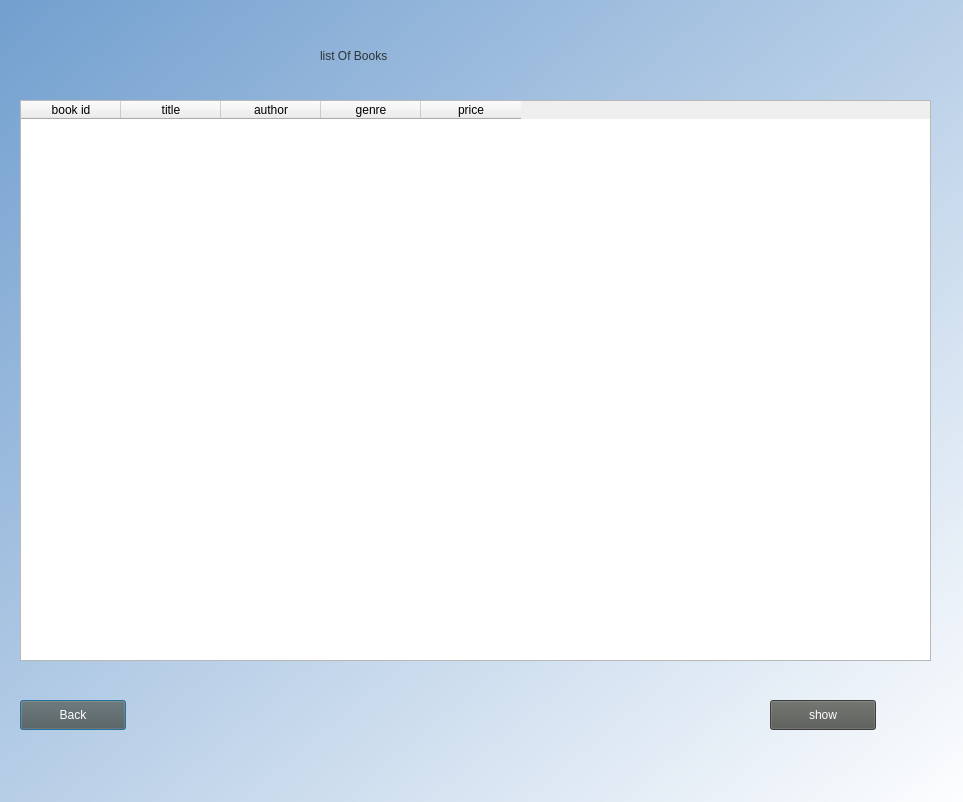
<?xml version="1.0" encoding="UTF-8"?>
<ui version="4.0">
 <class>Dialog</class>
 <widget class="QDialog" name="Dialog">
  <property name="geometry">
   <rect>
    <x>0</x>
    <y>0</y>
    <width>963</width>
    <height>802</height>
   </rect>
  </property>
  <property name="windowTitle">
   <string>Dialog</string>
  </property>
  <widget class="QWidget" name="bgWidget" native="true">
   <property name="geometry">
    <rect>
     <x>0</x>
     <y>0</y>
     <width>971</width>
     <height>821</height>
    </rect>
   </property>
   <property name="styleSheet">
    <string notr="true">QWidget#bgWidget{
background-color:qlineargradient(spread:pad, x1:0, y1:0, x2:1, y2:1, stop:0 rgba(114, 159, 207, 255), stop:1 rgba(255, 255, 255, 255))}</string>
   </property>
   <widget class="QLabel" name="label">
    <property name="geometry">
     <rect>
      <x>320</x>
      <y>20</y>
      <width>311</width>
      <height>71</height>
     </rect>
    </property>
    <property name="styleSheet">
     <string notr="true">font: 32pt &quot;Ubuntu&quot;;color:rgb(46, 52, 54)</string>
    </property>
    <property name="text">
     <string>list Of Books</string>
    </property>
   </widget>
   <widget class="QPushButton" name="back_button">
    <property name="geometry">
     <rect>
      <x>20</x>
      <y>700</y>
      <width>106</width>
      <height>30</height>
     </rect>
    </property>
    <property name="styleSheet">
     <string notr="true">background-color:rgb(85, 87, 83);
color:rgb(255, 255, 255)</string>
    </property>
    <property name="text">
     <string>Back</string>
    </property>
   </widget>
   <widget class="QTableWidget" name="book_list">
    <property name="geometry">
     <rect>
      <x>20</x>
      <y>100</y>
      <width>911</width>
      <height>561</height>
     </rect>
    </property>
    <column>
     <property name="text">
      <string>book id</string>
     </property>
    </column>
    <column>
     <property name="text">
      <string>title</string>
     </property>
    </column>
    <column>
     <property name="text">
      <string>author</string>
     </property>
    </column>
    <column>
     <property name="text">
      <string>genre</string>
     </property>
    </column>
    <column>
     <property name="text">
      <string>price</string>
     </property>
    </column>
   </widget>
   <widget class="QPushButton" name="show_button">
    <property name="geometry">
     <rect>
      <x>770</x>
      <y>700</y>
      <width>106</width>
      <height>30</height>
     </rect>
    </property>
    <property name="styleSheet">
     <string notr="true">background-color:rgb(85, 87, 83);
color:rgb(255, 255, 255)</string>
    </property>
    <property name="text">
     <string>show</string>
    </property>
   </widget>
  </widget>
 </widget>
 <resources/>
 <connections/>
</ui>
